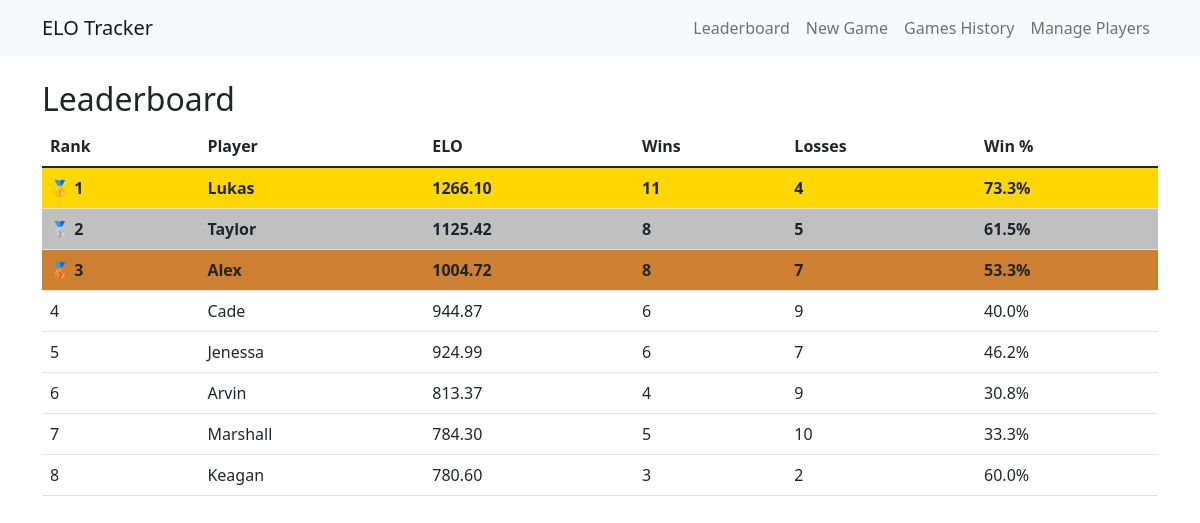
Before: / with the older database file.
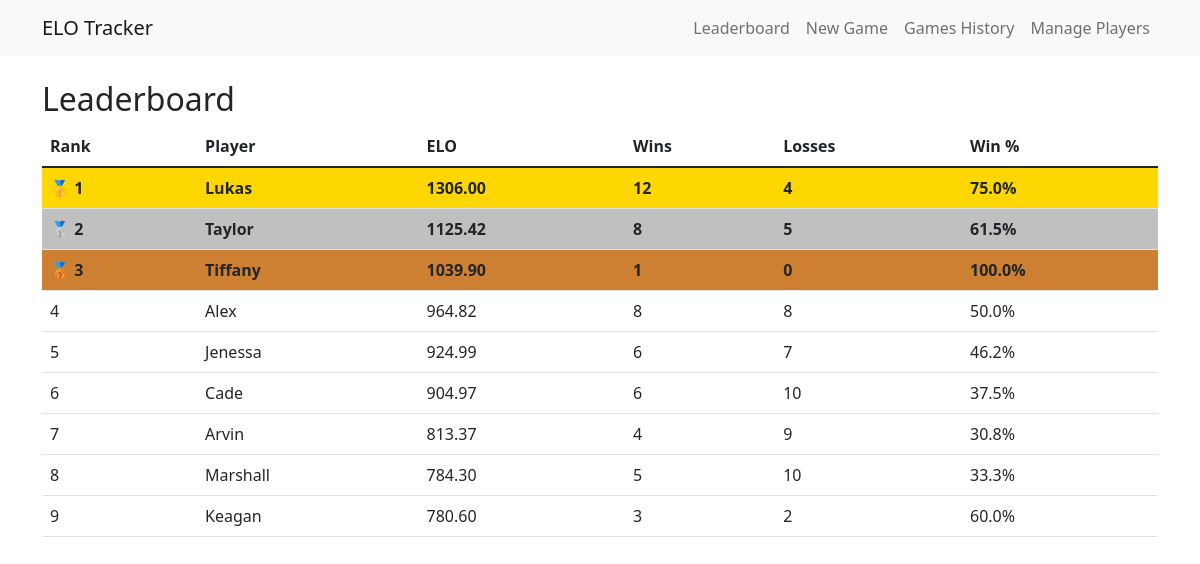
After: the same page with the newer database file.
### models.py (models this page shows)
class Player(db.Model):
    id = db.Column(db.Integer, primary_key=True)
    name = db.Column(db.String(80), unique=True, nullable=False)
    elo = db.Column(db.Float, default=1000)

### app.py (the view)
@app.route('/')
def index():
    players = Player.query.order_by(Player.elo.desc()).all()
    player_stats = {}
    games = Game.query.all()
    for player in players:
        player_stats[player.id] = {'wins': 0, 'losses': 0, 'win_pct': 0}
    for game in games:
        team1_ids = [int(pid) for pid in game.team1_players.split(',')]
        team2_ids = [int(pid) for pid in game.team2_players.split(',')]
        if game.winner == 1:
            for player_id in team1_ids:
                if player_id in player_stats:
                    player_stats[player_id]['wins'] += 1
            for player_id in team2_ids:
                if player_id in player_stats:
                    player_stats[player_id]['losses'] += 1
        elif game.winner == 2:
            for player_id in team1_ids:
                if player_id in player_stats:
                    player_stats[player_id]['losses'] += 1
            for player_id in team2_ids:
                if player_id in player_stats:
                    player_stats[player_id]['wins'] += 1
    for player_id, stats in player_stats.items():
        total_games = stats['wins'] + stats['losses']
        if total_games > 0:
            stats['win_pct'] = (stats['wins'] / total_games) * 100
        else:
            stats['win_pct'] = 0
        stats['win_pct'] = round(stats['win_pct'], 1)
    return render_template('leaderboard.html', players=players, player_stats=player_stats)

### templates/leaderboard.html
{% extends "base.html" %}
{% block content %}
<h2>Leaderboard</h2>
<table class="table">
    <thead>
        <tr>
            <th>Rank</th>
            <th>Player</th>
            <th>ELO</th>
            <th>Wins</th>
            <th>Losses</th>
            <th>Win %</th>
        </tr>
    </thead>
    <tbody>
        {% for player in players %}
        <tr class="{% if loop.index == 1 %}gold-rank{% elif loop.index == 2 %}silver-rank{% elif loop.index == 3 %}bronze-rank{% endif %}">
            <td>
                {% if loop.index == 1 %}
                    🥇 1
                {% elif loop.index == 2 %}
                    🥈 2
                {% elif loop.index == 3 %}
                    🥉 3
                {% else %}
                    {{ loop.index }}
                {% endif %}
            </td>
            <td>{{ player.name }}</td>
            <td>{{ "%.2f"|format(player.elo) }}</td>
            <td>{{ player_stats[player.id]['wins'] }}</td>
            <td>{{ player_stats[player.id]['losses'] }}</td>
            <td>{{ player_stats[player.id]['win_pct'] }}%</td>
        </tr>
        {% endfor %}
    </tbody>
</table>
{% endblock %}

### templates/base.html (shortened to what this page needs)
<!DOCTYPE html>
<html>
<head>
    <link href="https://cdn.jsdelivr.net/npm/bootstrap@5.1.3/dist/css/bootstrap.min.css" rel="stylesheet">
    <link rel="stylesheet" href="https://code.jquery.com/ui/1.13.1/themes/base/jquery-ui.css">
</head>
<body>
    <nav class="navbar navbar-expand-lg navbar-light bg-light">
        <div class="container">
            <a class="navbar-brand" href="/">ELO Tracker</a>
            <div class="navbar-nav">
                <a class="nav-link" href="/">Leaderboard</a>
                <a class="nav-link" href="/new_game">New Game</a>
                <a class="nav-link" href="/games">Games History</a>
                <a class="nav-link" href="/manage_players">Manage Players</a>
            </div>
        </div>
    </nav>
    <div class="container mt-4">
        {% block content %}{% endblock %}
    </div>
</body>
</html>

### templates/base.html (style rules this page uses)
.gold-rank { background-color: #FFD700 !important; font-weight: bold; }
.silver-rank { background-color: #C0C0C0 !important; font-weight: bold; }
.bronze-rank { background-color: #CD7F32 !important; font-weight: bold; }

Changed rows visible on the page:
changed Player "Lukas": elo "1266.10" → "1306.00"; player_stats "11" → "12"; player_stats "73.3" → "75.0"
added Player: shows "🥉 3", name "Tiffany", elo "1039.90", player_stats "1", player_stats "0", player_stats "100.0"
changed Player "Alex": elo "1004.72" → "964.82"; player_stats "7" → "8"; id "53.3" → "50.0"; no longer shows "🥉 3"
shown differently, row unchanged: Player "Jenessa": moves up the list
changed Player "Cade": elo "944.87" → "904.97"; player_stats "9" → "10"; player_stats "40.0" → "37.5"
